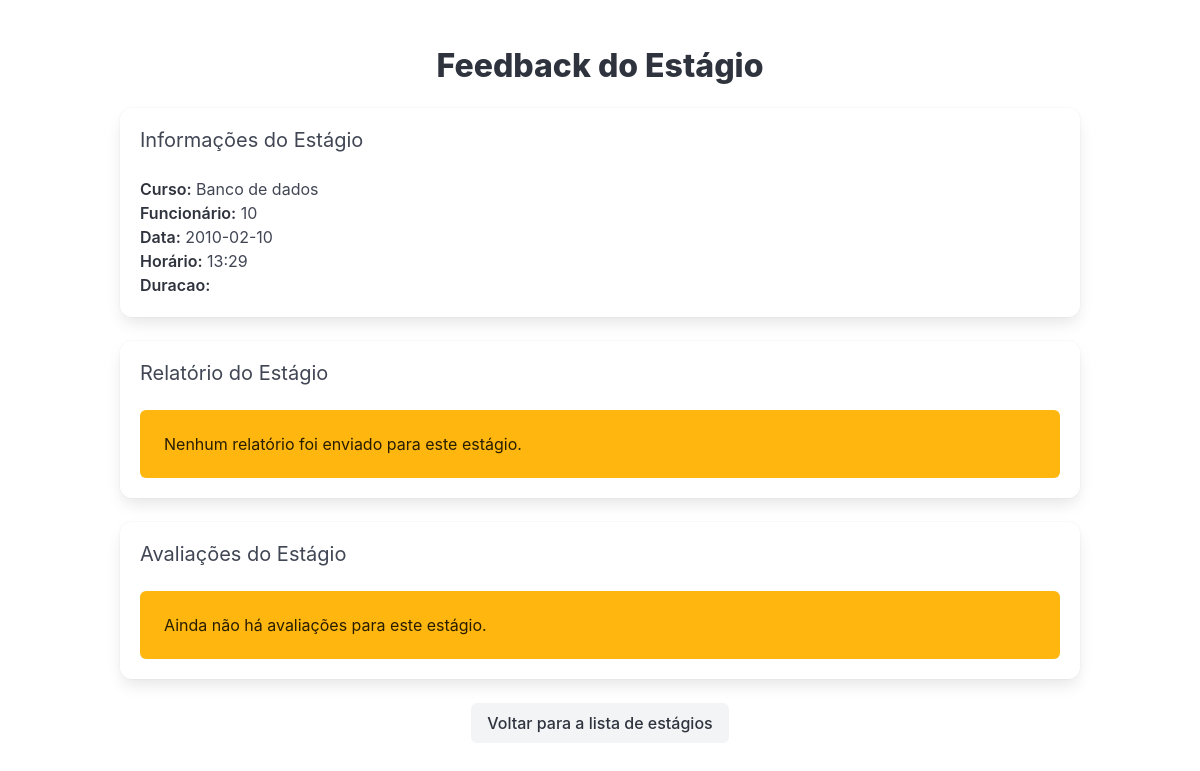
Page /feedback_estagio.php?id=21 (signed in) on the committed database.
### tables this page shows
CREATE TABLE estagios (
    id INTEGER PRIMARY KEY AUTOINCREMENT,
    empresa TEXT NOT NULL,
    funcionario TEXT NOT NULL,
    data TEXT NOT NULL,
    horario TEXT NOT NULL
, usuario_id INTEGER, Duracao NUMERIC NOT NULL DEFAULT 0, data_termino DATE);

### feedback_estagio.php (the view, shortened to what this page needs)
<?php
include 'header.php';
$usuarioId = $_SESSION['usuario_id'] ?? null;
if ($usuarioId) {
    $estagioId = $_GET['id'] ?? null;
    try {
        $pdo = new PDO("sqlite:banco.db");
        $stmt = $pdo->prepare("SELECT empresa, funcionario, data, horario, duracao FROM estagios WHERE id = :estagio_id");
        $stmt->bindParam(':estagio_id', $estagioId, PDO::PARAM_INT);
        $stmt->execute();
        $estagio = $stmt->fetch(PDO::FETCH_ASSOC);
        $stmt = $pdo->prepare("SELECT nota, comentario, usuario_id FROM avaliacoes WHERE estagio_id = :estagio_id");
        $stmt->bindParam(':estagio_id', $estagioId, PDO::PARAM_INT);
        $stmt->execute();
        $avaliacoes = $stmt->fetchAll(PDO::FETCH_ASSOC);
        $stmt = $pdo->prepare("SELECT relatorio FROM relatorios WHERE estagio_id = :estagio_id");
        $stmt->bindParam(':estagio_id', $estagioId, PDO::PARAM_INT);
        $stmt->execute();
        $relatorio = $stmt->fetch(PDO::FETCH_ASSOC);
    } catch (PDOException $e) {
        echo "<p class='notification is-danger'>Erro ao carregar os dados: " . $e->getMessage() . "</p>";
        exit();
    }
?>
<section class="section">
    <div class="container">
        <h2 class="title has-text-centered">Feedback do Estágio</h2>
        <div class="box">
            <h3 class="subtitle">Informações do Estágio</h3>
            <p><strong>Curso:</strong> <?= htmlspecialchars($estagio['empresa']) ?></p>
            <p><strong>Funcionário:</strong> <?= htmlspecialchars($estagio['funcionario']) ?></p>
            <p><strong>Data:</strong> <?= htmlspecialchars($estagio['data']) ?></p>
            <p><strong>Horário:</strong> <?= htmlspecialchars($estagio['horario']) ?></p>
            <p><strong>Duracao:</strong> <?= htmlspecialchars($estagio['duracao']) ?></p>
        </div>
        <div class="box">
            <h3 class="subtitle">Relatório do Estágio</h3>
            <?php if ($relatorio): ?>
                <p><?= nl2br(htmlspecialchars($relatorio['relatorio'])) ?></p>
            <?php else: ?>
                <p class="notification is-warning">Nenhum relatório foi enviado para este estágio.</p>
            <?php endif; ?>
        </div>
        <div class="box">
            <h3 class="subtitle">Avaliações do Estágio</h3>
            <?php if (!empty($avaliacoes)): ?>
                <?php foreach ($avaliacoes as $avaliacao): ?>
                    <div class="notification is-info">
                        <p><strong>Nota:</strong> <?= htmlspecialchars($avaliacao['nota']) ?> / 5</p>
                        <p><strong>Comentário:</strong> <?= nl2br(htmlspecialchars($avaliacao['comentario'])) ?></p>
                        <p><strong>Feita por:</strong> Usuário ID: <?= htmlspecialchars($avaliacao['usuario_id']) ?></p>
                    </div>
                <?php endforeach; ?>
            <?php else: ?>
                <p class="notification is-warning">Ainda não há avaliações para este estágio.</p>
            <?php endif; ?>
        </div>
        <div class="has-text-centered">
            <a href="listar_estagios.php" class="button is-light">Voltar para a lista de estágios</a>
        </div>
    </div>
</section>
<?php
} else {
    echo "<p class='notification is-danger'>Erro: Usuário não autenticado.</p>";
    exit();
}
include 'footer.php';
?>

### rows in the picture
estagios: empresa "Banco de dados", funcionario "10", data "2010-02-10", horario "13:29"
